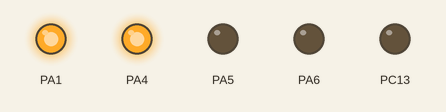
The program below on a simulated STM32 Blue Pill. On the bench: output pins drawn as LEDs (lit = HIGH). Pins used as bus, display or sensor lines are not drawn.

Above: at 1.5 s.
Timing chart, 0 to 3.0 s (numbered marks = the images above):
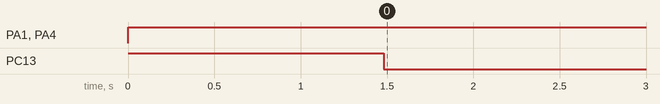

Measured:
- by itself, PA1, PA4: LOW → HIGH at 0.00 s
- by itself, PC13: LOW → HIGH at 0.00 s, → LOW 1.5 s later

The program:

main.cpp
```cpp
// #include <Arduino.h>
#include "stm32f1xx_hal.h"

// #include "stm32f10x.h"
// #include "stm32f10x_conf.h"
// #include "stm32f10x_gpio.h"
// #include "stm32f10x_rcc.h"

#define pin_cmd GPIO_PIN_1
#define pin_clk GPIO_PIN_2
#define pin_d1 GPIO_PIN_3
#define pin_d2 GPIO_PIN_5
#define pin_d3 GPIO_PIN_6
#define pin_rst GPIO_PIN_4

void delay(unsigned long p)
{
  volatile unsigned long i;
  for(i=0;i<p ;i++);
}

void LcdSendData(uint32_t b1)
{
  GPIOA->BSRR = pin_cmd;
  delay(10);
  for (int i = 0; i < 18; ++i)
  {
    GPIOA->BSRR = pin_clk;
    delay(1);
    GPIOA->BRR = pin_clk;
    delay(1);
  }
}

void SendCmd(uint8_t b1, uint8_t b2, uint8_t b3)
{
  GPIOA->BRR = pin_cmd;
  for (uint8_t i = 0; i < sizeof(uint8_t) * 8; ++i)
  {
    if ((b1 >> i) & 1)
      GPIOA->BSRR = pin_d1;
    else
      GPIOA->BRR = pin_d1;
    GPIOA->BSRR = pin_clk;
    // delay(1);
    GPIOA->BRR = pin_clk;
  }
  for (uint8_t i = 0; i < sizeof(uint8_t) * 8; ++i)
  {
    if ((b2 >> i) & 1)
      GPIOA->BSRR = pin_d1;
    else
      GPIOA->BRR = pin_d1;
    GPIOA->BSRR = pin_clk;
    // delay(1);
    GPIOA->BRR = pin_clk;
  }
  for (uint8_t i = 0; i < sizeof(uint8_t) * 8; ++i)
  {
    if ((b3 >> i) & 1)
      GPIOA->BSRR = pin_d1;
    else
      GPIOA->BRR = pin_d1;
    GPIOA->BSRR = pin_clk;
    // delay(1);
    GPIOA->BRR = pin_clk;
  }
  GPIOA->BRR = pin_d1;
  delay(20);
}

void LcdInit()
{
  GPIOA->BSRR = pin_d2 | pin_d3 | pin_rst;
  GPIOA->BRR = pin_rst;
  delay(13000000);
  GPIOA->BSRR = pin_rst;
  delay(1000);
  SendCmd(0xf, 0x0, 0x0);
  SendCmd(0xcf, 0x0, 0x0);
  SendCmd(0x2f, 0xc0, 0x0);
  GPIOA->BRR = pin_d2 | pin_d3;
  delay(2300000);
  SendCmd(0xf, 0x0, 0x0);
  SendCmd(0xc, 0x0, 0x0);
  SendCmd(0x8f, 0x0, 0x0);
  GPIOA->BSRR = pin_cmd;
  for (int i = 0; i < 10000; ++i){
    LcdSendData(0);
  }
}


int main() {
  HAL_Init();
  __HAL_RCC_GPIOA_CLK_ENABLE();
  __HAL_RCC_GPIOC_CLK_ENABLE();
  // RCC_APB2PeriphClockCmd(RCC_APB2Periph_GPIOA, ENABLE);
  // RCC_APB2PeriphClockCmd(RCC_APB2Periph_GPIOC, ENABLE);

  GPIO_InitTypeDef GPIO_InitStructure;
  GPIO_InitStructure.Pin = GPIO_PIN_13;
  GPIO_InitStructure.Mode = GPIO_MODE_OUTPUT_PP;
  GPIO_InitStructure.Pull = GPIO_PULLDOWN;
  GPIO_InitStructure.Speed = GPIO_SPEED_HIGH;
  HAL_GPIO_Init( GPIOC , &GPIO_InitStructure);

  GPIO_InitStructure.Pin = pin_cmd | pin_clk | pin_d1 | pin_rst | pin_d2 | pin_d3;
  HAL_GPIO_Init( GPIOA , &GPIO_InitStructure);

  HAL_GPIO_WritePin(GPIOC, GPIO_PIN_13, GPIO_PIN_SET);

  GPIOA->ODR = pin_rst;
  delay(1000);
  LcdInit();

  HAL_GPIO_WritePin(GPIOC, GPIO_PIN_13, GPIO_PIN_RESET);

  while(1)
  {
    HAL_GPIO_TogglePin(GPIOA, GPIO_PIN_13);
    HAL_Delay(1000);
  }
}

void SysTick_Handler(void)
{
  HAL_IncTick();
}

void NMI_Handler(void)
{
}

void HardFault_Handler(void)
{
  while (1) {}
}


void MemManage_Handler(void)
{
  while (1) {}
}

void BusFault_Handler(void)
{
  while (1) {}
}

void UsageFault_Handler(void)
{
  while (1) {}
}

void SVC_Handler(void)
{
}


void DebugMon_Handler(void)
{
}

void PendSV_Handler(void)
{
}
```
